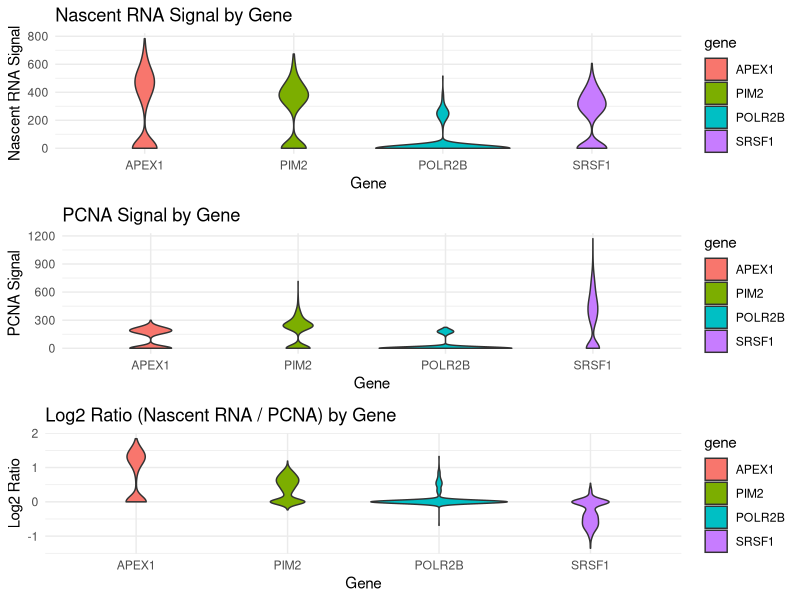

Recreate this plot in R.
# Load libraries
library(ggplot2)

# Load data
data <- read.csv("Nuclei_data.csv")

# Plot nascent RNA signals
p1 <- ggplot(data, aes(x = gene, y = nascentRNA, fill = gene)) +
  geom_violin() +
  theme_minimal() +
  ggtitle("Nascent RNA Signal by Gene") +
  xlab("Gene") +
  ylab("Nascent RNA Signal")

# Plot PCNA signals
p2 <- ggplot(data, aes(x = gene, y = PCNA, fill = gene)) +
  geom_violin() +
  theme_minimal() +
  ggtitle("PCNA Signal by Gene") +
  xlab("Gene") +
  ylab("PCNA Signal")

# Plot log2 ratio of nascent RNA to PCNA
p3 <- ggplot(data, aes(x = gene, y = log2_ratio, fill = gene)) +
  geom_violin() +
  theme_minimal() +
  ggtitle("Log2 Ratio (Nascent RNA / PCNA) by Gene") +
  xlab("Gene") +
  ylab("Log2 Ratio")

# Arrange plots
library(gridExtra)
grid.arrange(p1, p2, p3, nrow = 3)
